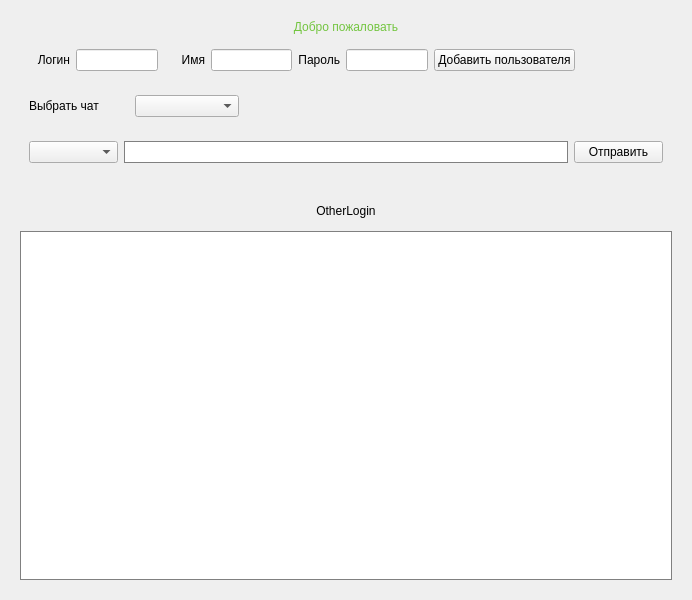
<?xml version="1.0" encoding="UTF-8"?>
<ui version="4.0">
 <class>MainWidget</class>
 <widget class="QWidget" name="MainWidget">
  <property name="geometry">
   <rect>
    <x>0</x>
    <y>0</y>
    <width>692</width>
    <height>600</height>
   </rect>
  </property>
  <property name="windowTitle">
   <string>Chatik</string>
  </property>
  <property name="windowIcon">
   <iconset resource="icons.qrc">
    <normaloff>:/img/chat.svg</normaloff>:/img/chat.svg</iconset>
  </property>
  <property name="styleSheet">
   <string notr="true"/>
  </property>
  <layout class="QVBoxLayout" name="verticalLayout_2">
   <item>
    <widget class="QWidget" name="widget1" native="true">
     <property name="sizePolicy">
      <sizepolicy hsizetype="Preferred" vsizetype="Preferred">
       <horstretch>0</horstretch>
       <verstretch>1</verstretch>
      </sizepolicy>
     </property>
     <layout class="QVBoxLayout" name="verticalLayout">
      <item>
       <widget class="QLabel" name="labelSelfLogin">
        <property name="sizePolicy">
         <sizepolicy hsizetype="Preferred" vsizetype="Preferred">
          <horstretch>0</horstretch>
          <verstretch>1</verstretch>
         </sizepolicy>
        </property>
        <property name="styleSheet">
         <string notr="true">font: 700 14pt &quot;Gadugi&quot;;
/*color: rgb(119, 218, 127);*/
color: rgb(115, 197, 64);</string>
        </property>
        <property name="text">
         <string>Добро пожаловать</string>
        </property>
        <property name="alignment">
         <set>Qt::AlignCenter</set>
        </property>
       </widget>
      </item>
      <item>
       <widget class="QWidget" name="widget5" native="true">
        <property name="sizePolicy">
         <sizepolicy hsizetype="Preferred" vsizetype="Preferred">
          <horstretch>0</horstretch>
          <verstretch>2</verstretch>
         </sizepolicy>
        </property>
        <layout class="QHBoxLayout" name="horizontalLayout_3">
         <item>
          <widget class="QLabel" name="label_2">
           <property name="sizePolicy">
            <sizepolicy hsizetype="Preferred" vsizetype="Preferred">
             <horstretch>1</horstretch>
             <verstretch>0</verstretch>
            </sizepolicy>
           </property>
           <property name="text">
            <string>Логин</string>
           </property>
           <property name="alignment">
            <set>Qt::AlignRight|Qt::AlignTrailing|Qt::AlignVCenter</set>
           </property>
          </widget>
         </item>
         <item>
          <widget class="QLineEdit" name="lineAddLogin">
           <property name="sizePolicy">
            <sizepolicy hsizetype="Expanding" vsizetype="Fixed">
             <horstretch>2</horstretch>
             <verstretch>0</verstretch>
            </sizepolicy>
           </property>
          </widget>
         </item>
         <item>
          <widget class="QLabel" name="label_3">
           <property name="sizePolicy">
            <sizepolicy hsizetype="Preferred" vsizetype="Preferred">
             <horstretch>1</horstretch>
             <verstretch>0</verstretch>
            </sizepolicy>
           </property>
           <property name="text">
            <string>Имя</string>
           </property>
           <property name="alignment">
            <set>Qt::AlignRight|Qt::AlignTrailing|Qt::AlignVCenter</set>
           </property>
          </widget>
         </item>
         <item>
          <widget class="QLineEdit" name="lineAddName">
           <property name="sizePolicy">
            <sizepolicy hsizetype="Expanding" vsizetype="Fixed">
             <horstretch>2</horstretch>
             <verstretch>0</verstretch>
            </sizepolicy>
           </property>
          </widget>
         </item>
         <item>
          <widget class="QLabel" name="label_4">
           <property name="sizePolicy">
            <sizepolicy hsizetype="Preferred" vsizetype="Preferred">
             <horstretch>1</horstretch>
             <verstretch>0</verstretch>
            </sizepolicy>
           </property>
           <property name="text">
            <string>Пароль</string>
           </property>
           <property name="alignment">
            <set>Qt::AlignRight|Qt::AlignTrailing|Qt::AlignVCenter</set>
           </property>
          </widget>
         </item>
         <item>
          <widget class="QLineEdit" name="lineAddPass">
           <property name="sizePolicy">
            <sizepolicy hsizetype="Expanding" vsizetype="Fixed">
             <horstretch>2</horstretch>
             <verstretch>0</verstretch>
            </sizepolicy>
           </property>
          </widget>
         </item>
         <item>
          <widget class="QPushButton" name="buttonAddUser">
           <property name="sizePolicy">
            <sizepolicy hsizetype="Minimum" vsizetype="Fixed">
             <horstretch>1</horstretch>
             <verstretch>0</verstretch>
            </sizepolicy>
           </property>
           <property name="text">
            <string>Добавить пользователя</string>
           </property>
          </widget>
         </item>
         <item>
          <widget class="QWidget" name="widget_2" native="true">
           <property name="sizePolicy">
            <sizepolicy hsizetype="Preferred" vsizetype="Preferred">
             <horstretch>2</horstretch>
             <verstretch>0</verstretch>
            </sizepolicy>
           </property>
          </widget>
         </item>
        </layout>
       </widget>
      </item>
      <item>
       <widget class="QWidget" name="widget4" native="true">
        <property name="sizePolicy">
         <sizepolicy hsizetype="Preferred" vsizetype="Preferred">
          <horstretch>0</horstretch>
          <verstretch>0</verstretch>
         </sizepolicy>
        </property>
        <layout class="QHBoxLayout" name="horizontalLayout_2">
         <item>
          <widget class="QLabel" name="label">
           <property name="sizePolicy">
            <sizepolicy hsizetype="Preferred" vsizetype="Preferred">
             <horstretch>1</horstretch>
             <verstretch>0</verstretch>
            </sizepolicy>
           </property>
           <property name="maximumSize">
            <size>
             <width>100</width>
             <height>16777215</height>
            </size>
           </property>
           <property name="text">
            <string>Выбрать чат</string>
           </property>
          </widget>
         </item>
         <item>
          <widget class="QComboBox" name="comboBox">
           <property name="sizePolicy">
            <sizepolicy hsizetype="Preferred" vsizetype="Fixed">
             <horstretch>1</horstretch>
             <verstretch>0</verstretch>
            </sizepolicy>
           </property>
          </widget>
         </item>
         <item>
          <widget class="QWidget" name="widget" native="true">
           <property name="sizePolicy">
            <sizepolicy hsizetype="Preferred" vsizetype="Preferred">
             <horstretch>4</horstretch>
             <verstretch>0</verstretch>
            </sizepolicy>
           </property>
          </widget>
         </item>
        </layout>
       </widget>
      </item>
      <item>
       <widget class="QWidget" name="widget3" native="true">
        <property name="sizePolicy">
         <sizepolicy hsizetype="Preferred" vsizetype="Preferred">
          <horstretch>0</horstretch>
          <verstretch>1</verstretch>
         </sizepolicy>
        </property>
        <layout class="QHBoxLayout" name="horizontalLayout">
         <item>
          <widget class="QComboBox" name="comboUsers">
           <property name="sizePolicy">
            <sizepolicy hsizetype="Preferred" vsizetype="Fixed">
             <horstretch>1</horstretch>
             <verstretch>0</verstretch>
            </sizepolicy>
           </property>
          </widget>
         </item>
         <item>
          <widget class="QLineEdit" name="lineEditMessage">
           <property name="sizePolicy">
            <sizepolicy hsizetype="Expanding" vsizetype="Expanding">
             <horstretch>5</horstretch>
             <verstretch>0</verstretch>
            </sizepolicy>
           </property>
           <property name="styleSheet">
            <string notr="true">border:1px solid gray;</string>
           </property>
          </widget>
         </item>
         <item>
          <widget class="QPushButton" name="buttonSend">
           <property name="sizePolicy">
            <sizepolicy hsizetype="Minimum" vsizetype="Expanding">
             <horstretch>1</horstretch>
             <verstretch>0</verstretch>
            </sizepolicy>
           </property>
           <property name="text">
            <string>Отправить</string>
           </property>
           <property name="autoDefault">
            <bool>true</bool>
           </property>
           <property name="default">
            <bool>false</bool>
           </property>
          </widget>
         </item>
        </layout>
       </widget>
      </item>
     </layout>
    </widget>
   </item>
   <item>
    <widget class="QWidget" name="widget2" native="true">
     <property name="sizePolicy">
      <sizepolicy hsizetype="Preferred" vsizetype="Preferred">
       <horstretch>0</horstretch>
       <verstretch>7</verstretch>
      </sizepolicy>
     </property>
     <layout class="QVBoxLayout" name="verticalLayout_3">
      <item>
       <widget class="QLabel" name="labelOtherLogin">
        <property name="sizePolicy">
         <sizepolicy hsizetype="Preferred" vsizetype="Preferred">
          <horstretch>0</horstretch>
          <verstretch>1</verstretch>
         </sizepolicy>
        </property>
        <property name="text">
         <string>OtherLogin</string>
        </property>
        <property name="alignment">
         <set>Qt::AlignCenter</set>
        </property>
       </widget>
      </item>
      <item>
       <widget class="QTextBrowser" name="textMessages">
        <property name="sizePolicy">
         <sizepolicy hsizetype="Expanding" vsizetype="Expanding">
          <horstretch>0</horstretch>
          <verstretch>12</verstretch>
         </sizepolicy>
        </property>
        <property name="styleSheet">
         <string notr="true">border:1px solid gray;</string>
        </property>
       </widget>
      </item>
     </layout>
    </widget>
   </item>
  </layout>
 </widget>
 <resources>
  <include location="icons.qrc"/>
 </resources>
 <connections/>
</ui>
